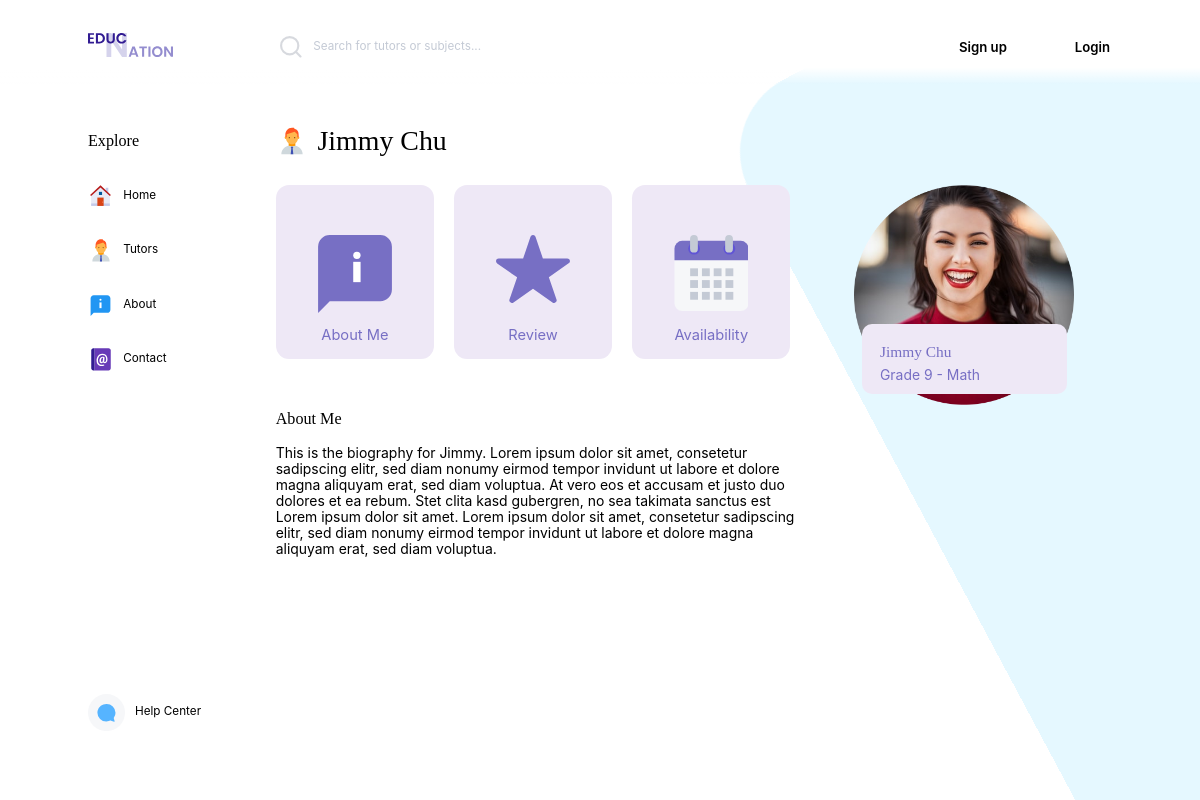
The page /tutor-detail.php?tutor_id=84 on the database its author committed.
### tables this page shows
CREATE TABLE `tutor` (
  `tutor_id` int(11) NOT NULL,
  `balance` decimal(8,2) DEFAULT NULL,
  `bio` mediumtext DEFAULT NULL
);

CREATE TABLE `member` (
  `m_id` int(11) NOT NULL,
  `fname` char(30) DEFAULT NULL,
  `email` varchar(255) DEFAULT NULL,
  `password` char(128) DEFAULT NULL,
  `profile_address` varchar(260) DEFAULT NULL,
  `lname` char(30) DEFAULT NULL
);

### tutor-detail.php (the view, shortened to what this page needs)
<!DOCTYPE html>
<html lang="en" dir="ltr">
  <head>
    <link rel="stylesheet" href="css/normalize.css">
    <link rel="stylesheet" href="css/style.css">
    <link rel="stylesheet" href="css/fonts.css">
    <link rel="stylesheet" href="css/tutorDetail.css">
  </head>
  <body>
    <div class="iframe-wrapper">
      <iframe class="help-iframe" id="iframeHelp" src="help-overlay.php" frameborder="0"></iframe>
    </div>
    <div class="body-wrapper">
      <div class="top-nav">
        <div class="top-nav-item logo">
          <a href="index.php"><img src="img/Logo.svg" alt="Logo image"></a>
        </div>
        <div class="top-nav-item">
          <div class="searchbar">
              <button type="submit" name="search" aria-label="search-button"></button>
              <input type="search" name="search" aria-label="search" placeholder="Search for tutors or subjects...">
          </div>
        </div>
        <div class="top-nav-item account-section" id='not-login'>
          <div class="top-nav-item">
            <a href="sign-up.php">Sign up</a>
          </div>
          <div class="top-nav-item">
            <a href="login.php">Login</a>
          </div>
        </div>
      </div>
      <div class="side-nav">
        <div class="side-nav-item main-menu">
          <p class="heading-2">Explore</p>
          <a href="index.php" class="icon-home">Home</a>
          <a href="tutors-listing.php" class="icon-tutors">Tutors</a>
          <a href="about.php" class="icon-about">About</a>
          <a href="contact.php" class="icon-contact">Contact</a>
        </div>
        <div class="max-flex-box-item"></div>
        <div class="side-nav-item help-button">
          <a href="#" class="icon-help" id="help-center" onclick="chatModuleUp()">Help Center</a>
        </div>
      </div>
      <section class="tutor-detail">
        <?php
          if(isset($_GET['tutor_id'])) {
            $tutorID = $_GET['tutor_id'];
            $connection = mysqli_connect("localhost", "root", "", "terence_liu");
            $tutorInfo = mysqli_fetch_array(mysqli_query($connection, "SELECT member.fname, member.lname, member.profile_address, tutor.bio
                                                    FROM member INNER JOIN tutor ON member.m_id = $tutorID
                                                    WHERE $tutorID = tutor.tutor_id"));
            $tutorfname = $tutorInfo['fname'];
            $tutorlname = $tutorInfo['lname'];
          }
        ?>
        <p class="title-with-icon heading-1 icon-tutors">
          <?php echo (isset($tutorID) ? "$tutorfname $tutorlname" : "Susan White"); ?>
        </p>
        <div class="detail-info">
          <div class="actual-info">
            <div class="info-btns">
              <a href="#" class="info-btn" onclick="displayContent(about)">
                <img src="img/Tutor_About.svg" alt="About image">
                <p>About Me</p>
              </a>
              <a href="#" class="info-btn" onclick="displayContent(review)">
                <img src="img/Tutor_Reviews.svg" alt="temp image">
                <p>Review</p>
              </a>
              <a href="#" class="info-btn" onclick="displayContent(availability)">
                <img src="img/Tutor_Availability.svg" alt="Calendar image">
                <p>Availability</p>
              </a>
            </div>
            <section class="text-area display" id="about">
              <p class="heading-2">About Me</p>
              <p class="body-text">
                <?php
                echo (isset($tutorID) ? $tutorInfo['bio'] : "Lorem ipsum dolor sit amet, consetetur sadipscing elitr,
                sed diam nonumy eirmod tempor invidunt ut labore et dolore magna aliquyam erat,
                sed diam voluptua. At vero eos et accusam et justo duo dolores et ea rebum.
                Stet clita kasd gubergren, no sea takimata sanctus est
                Lorem ipsum dolor sit amet. Lorem ipsum dolor sit amet,
                consetetur sadipscing elitr, sed diam nonumy eirmod tempor
                invidunt ut labore et dolore magna aliquyam erat, sed diam voluptua.<br><br>
                Lorem ipsum dolor sit amet, consetetur sadipscing elitr,
                sed diam nonumy eirmod tempor invidunt ut labore et dolore magna aliquyam erat,
                sed diam voluptua. At vero eos et accusam et justo duo dolores et ea rebum.
                Stet clita kasd gubergren, no sea takimata sanctus est Lorem
                ipsum dolor sit amet. Lorem ipsum dolor sit amet,
                consetetur sadipscing elitr, sed diam nonumy eirmod tempor
                invidunt ut labore et dolore magna aliquyam erat, sed diam voluptua.
                At vero eos et accusam et justo duo dolores et ea rebum.");
                ?>
            </section>
          </div>
          <div class="image-holder">
            <div class="card-container">
              <?php
              if (isset($tutorID)) {
                $profileImage = $tutorInfo['profile_address'];
                echo "<img src='$profileImage' alt='$tutorfname Profile Picture'>";
              }
              else {
                echo "<img src='img/Tutor_PFP.png' alt='Tutor Profile Picture'>";
              }
               ?>
                <div class="info-wrapper">
                    <div class="card-info">
                        <p class="heading-4"><?php echo (isset($tutorID) ? "$tutorfname $tutorlname" : "Susan White"); ?></p>
                        <p class="body-text tutor-spec">Grade 9 - Math</p>
                    </div>
                </div>
            </div>
          </div>
        </div>
      </section>
    </div>
  </body>
</html>

### css/style.css (style rules this page uses)
* { box-sizing: border-box !important; font-size: 11pt; }
img { width: auto; max-width: 100%; height: auto; object-fit: cover; }
.heading-1 { font-family: Poppins; color: #000000; font-size: 1.9rem; margin-block-start: 0; }
.heading-2 { font-family: Poppins; color: #000000; font-size: 1.1rem; margin-block-start: 0; }
.heading-4 { font-family: Poppins; color: #776FC4; font-size: 1.05rem; }
.body-text { font-family: SF Pro Display; color: #000000; font-size: .95rem; }
.max-flex-box-item { flex: 99 1 auto !important; }
.body-wrapper { width: 100%; position: relative; }
.title-with-icon { padding-left: 1.5em; }
.top-nav { width: 100vw; height: auto; padding: 2.2em 6em 1.5em; display: -webkit-flex; display: -ms-flex; display: flex; justify-content: space-between; align-items: center; font-family: SF Pro Display; z-index: 99; position: fixed; background: linear-gradient(180deg, white 80%, rgba(0, 0, 0, 0)); }
.top-nav-item { flex: 1 1 auto; }
.top-nav>.logo { margin-right: 7em; }
.top-nav>.logo img { width: 5.8em; }
.searchbar { text-align: center; display: -webkit-flex; display: -ms-flex; display: flex; align-items: center; }
.searchbar input[type=search] { flex: 99 1 auto; padding: 0.5rem; font-size: .8rem; min-width: 12rem; border: none; border-bottom: 2px solid rgba(0, 0, 0, 0); transition-duration: .2s; transition-property: border-bottom; color: #C4CAD5; }
.searchbar ::placeholder { color: #C4CAD5; opacity: 1; }
.searchbar button { flex: 1 1 auto; width: 1.8em; height: 1.5em; background-color: rgba(0, 0, 0, 0); background-image: url("../img/Search.svg"); background-repeat: no-repeat; background-size: contain; border: none; opacity: 0.5; transition-duration: .5s; transition-property: opacity; }
.account-section { display: none; align-items: center; justify-content: space-between; }
.account-section.display { display: -webkit-flex; display: -ms-flex; display: flex; }
.account-section>.top-nav-item { margin-left: 4.5em; }
.account-section a { text-decoration: none; color: #000000; font-weight: 600; font-size: .9rem; transition-duration: .2s; transition-property: color; }
.side-nav { height: 100%; width: auto; position: fixed; display: -webkit-flex; display: -ms-flex; display: flex; flex-direction: column; z-index: 1; top: 0; left: 0; background-color: #FFFFFF; overflow-x: hidden; }
.side-nav .heading-2 { margin-bottom: 2em; }
.side-nav a { font-family: SF Pro Display; padding: 0.5em 3em; margin-bottom: 2.5em; text-decoration: none; font-size: .8em; color: #000000; display: block; }
.main-menu { margin-top: 9em; }
.help-button { margin-bottom: 5vh; }
.help-button a { padding: 1em 4em; }
.side-nav-item { margin-left: 6em; }
.icon-home { background-image: url("../img/Home.svg"); background-repeat: no-repeat; background-size: contain; height: auto; width: auto; }
.icon-tutors { background-image: url("../img/Tutor.svg"); background-repeat: no-repeat; background-size: contain; height: auto; width: auto; }
.icon-about { background-image: url("../img/About.svg"); background-repeat: no-repeat; background-size: contain; height: auto; width: auto; }
.icon-contact { background-image: url("../img/Contact.svg"); background-repeat: no-repeat; background-size: contain; height: auto; width: auto; }
.icon-help { background-image: url("../img/Help.svg"); background-repeat: no-repeat; background-size: contain; height: auto; width: auto; }
.card-container { position: relative; width: 20em; transition-duration: .2s; transition-property: all; transition-timing-function: ease-in-out; }
.card-container img { width: 100%; }
.card-container img { border-radius: 10px; }
.info-wrapper { position: absolute; bottom: 1em; left: 0.5em; width: calc(100% - 1em); }
.card-info { background: #EEE8F6; display: flex; display: -webkit-flex; display: -ms-flex; flex-direction: column; padding: 1.25em .75em .75em 1.25em; border-radius: 10px; }
.card-info>p { margin: 0; flex: 99 1 auto; }
.tutor-spec { color: #776FC4; padding-top: 0.5em; }
.iframe-wrapper { position: fixed; bottom: 0; right: 0; z-index: 98; margin-right: 1em; margin-bottom: -5px; }
.help-iframe { width: 100%; height: 100%; }

### rows shown on the page
tutor: tutor_id.fname "Jimmy", tutor_id.lname "Chu", bio "This is the biography for Jimmy. Lorem ipsum dolor sit amet, consetetur sadipscing elitr, sed diam nonumy eirmod tempor invidunt ut labore et dolore magna aliquyam erat, sed diam voluptua. At vero eos et accusam et justo duo dolores et ea rebum. Stet clita kasd gubergren, no sea takimata sanctus est Lorem ipsum dolor sit amet. Lorem ipsum dolor sit amet, consetetur sadipscing elitr, sed diam nonumy eirmod tempor invidunt ut labore et dolore magna aliquyam erat, sed diam voluptua.", tutor_id.profile_address (picture)
